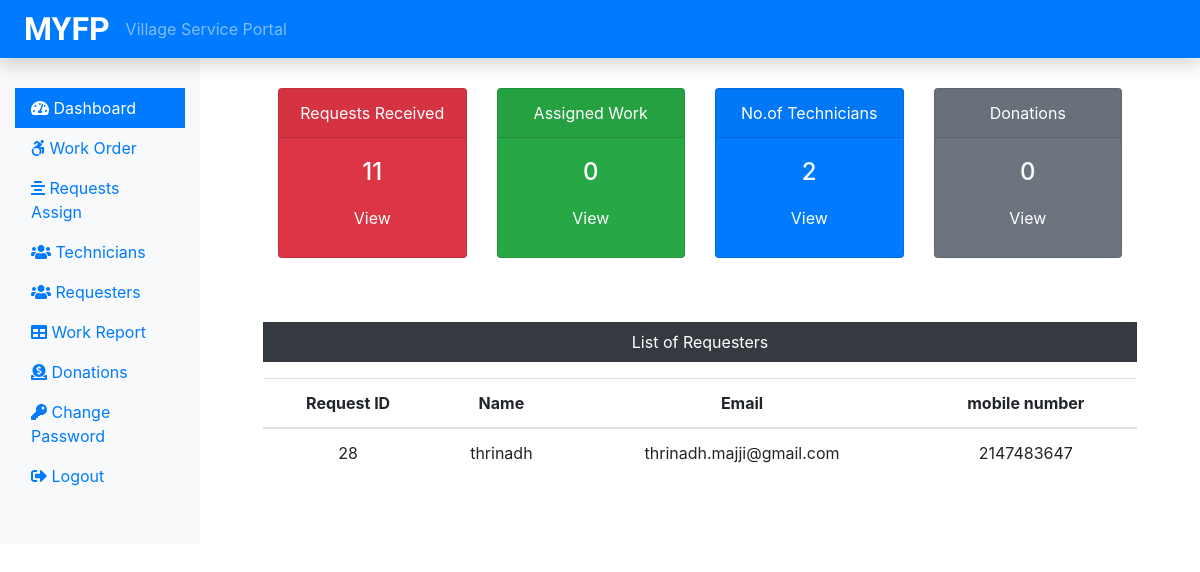
/Admin/dashboard.php (signed in), run on the app's committed database.
### tables this page shows
CREATE TABLE `user` (
  `user_id` int(6) NOT NULL,
  `u_fname` varchar(15) NOT NULL,
  `u_lname` varchar(15) NOT NULL,
  `u_phonenumber` int(10) NOT NULL,
  `u_email` varchar(30) NOT NULL,
  `u_password` varchar(16) NOT NULL,
  `u_address` varchar(60) DEFAULT NULL
);

### Admin/dashboard.php (the view, shortened to what this page needs)
<?php
    include('../dbconnection.php');
    include('includes/header.php');
?>
            <div class="col-sm-9 col-md-10">
                 <div class="row text-center mx-5">
                    <div class="col-sm-3 mt-5">
                        <div class="card text-white bg-danger mb-3" style="max-width:18rem;">
                            <div class="card-header">Requests Received</div>
                                <div class="card-body">
                                    <h4 class="card-title">11</h4>
                                    <a class="btn text-white" href="#">View</a>
                                </div>
                        </div>
                    </div>
                    <div class="col-sm-3 mt-5">
                        <div class="card text-white bg-success mb-3" style="max-width:18rem;">
                            <div class="card-header">Assigned Work</div>
                                <div class="card-body">
                                    <h4 class="card-title">0</h4>
                                    <a class="btn text-white" href="#">View</a>
                                </div>
                        </div>
                    </div>
                    <div class="col-sm-3 mt-5">
                        <div class="card text-white bg-primary mb-3" style="max-width:18rem;">
                            <div class="card-header">No.of Technicians</div>
                                <div class="card-body">
                                    <h4 class="card-title">2</h4>
                                    <a class="btn text-white" href="#">View</a>
                                </div>
                        </div>
                    </div>
                    <div class="col-sm-3 mt-5">
                        <div class="card text-white bg-secondary mb-3" style="max-width:18rem;">
                            <div class="card-header">Donations</div>
                                <div class="card-body">
                                    <h4 class="card-title">0</h4>
                                    <a class="btn text-white" href="#">View</a>
                                </div>
                            </div>
                     </div>
                </div>
                <div class="mx-5 mt-5 text-center">
                    <p class="bg-dark text-white p-2">List of Requesters </p>
                    <?php
                        $sql = "SELECT *  FROM user";
                        $result = $conn->query($sql);
                        if($result->num_rows>0)
                        {
                            echo '
                            <table class="table">
                                <thead>
                                    <tr>
                                        <th scope="col"> Request ID </th>
                                        <th scope="col"> Name </th>
                                        <th scope="col"> Email </th>
                                        <th scope="col"> mobile number </th>
                                    </tr>
                                </thead>
                                <tbody> ';
                                 while($row=$result->fetch_assoc())
                                 {
                                    echo '<tr>';
                                    echo '<td>'.$row["user_id"].'</td>';
                                    echo '<td>'.$row["u_fname"].'</td>';
                                    echo '<td>'.$row["u_email"].'</td>';
                                    echo '<td>'.$row["u_phonenumber"].'</td>';
                                    echo '</tr>';
                                }
                               echo' </tbody>
                            </table>';
                        }
                        else
                        {
                            echo '0 Result';
                        }
                    ?>
                </div>
            </div>
        </div>
    </div>
<?php
include('includes/footer.php');
?>

### data on the page
user: user_id "28", u_fname "thrinadh", u_email "thrinadh.majji@gmail.com", u_phonenumber "2147483647"
